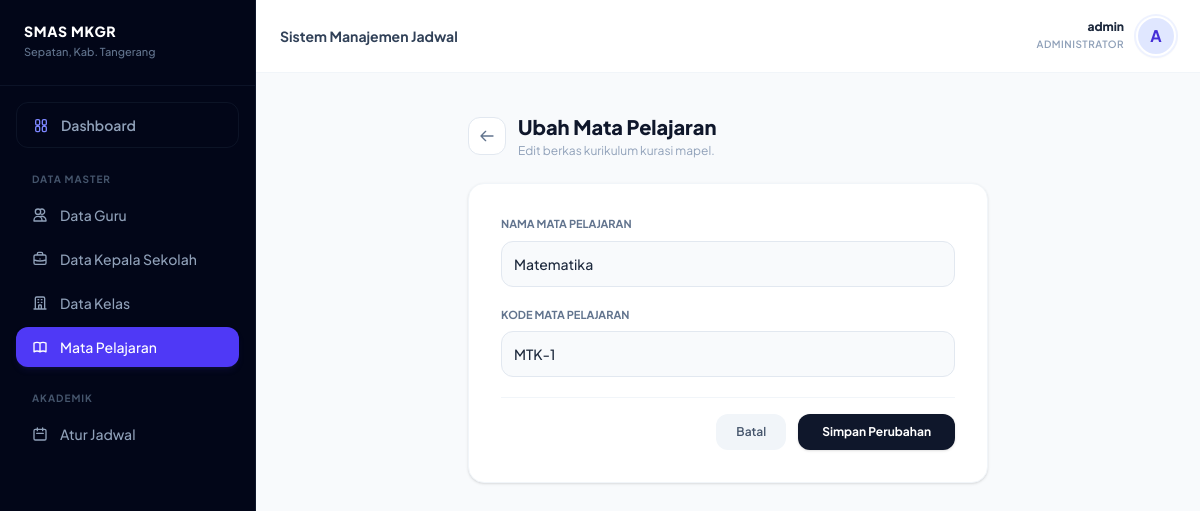
The app's page /edit_mapel.php?id=3 (signed in), older data.
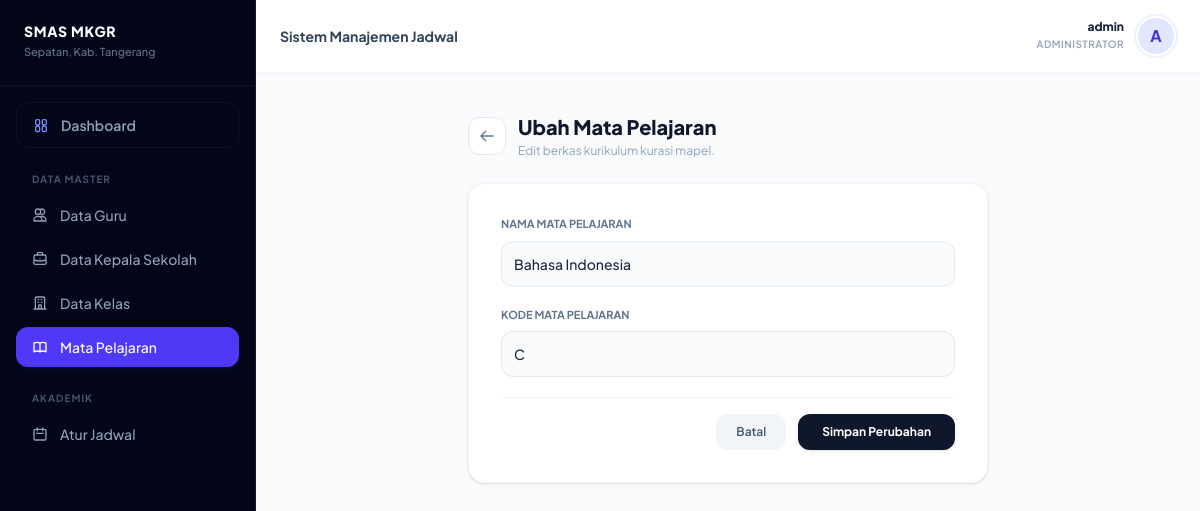
The same page, newer data.
### tables this page shows
CREATE TABLE `mapel` (
  `id` smallint NOT NULL AUTO_INCREMENT,
  `kode_mapel` varchar(15) DEFAULT NULL,
  `nama_mapel` varchar(50) NOT NULL,
  PRIMARY KEY (`id`),
  UNIQUE KEY `kode_mapel` (`kode_mapel`)
);

### edit_mapel.php (the view, shortened to what this page needs)
<?php
require_once 'config/database.php';
$id = mysqli_real_escape_string($db, $_GET['id']);
$query = mysqli_query($db, "SELECT * FROM mapel WHERE id = '$id'");
$row = mysqli_fetch_assoc($query);
?>
<!DOCTYPE html>
<html lang="en" class="h-full bg-slate-50">
<head>
    <link href="css/output.css" rel="stylesheet">
</head>
<body class="h-full antialiased text-slate-800 bg-slate-50/50">
    <div class="flex min-h-screen">
        <?php include 'includes/sidebar.php'; ?>
        <div class="flex-1 min-w-0 h-screen overflow-y-auto bg-slate-50/30 relative">
            <?php include 'includes/header.php'; ?>
            <div class="p-6 md:p-10 max-w-[600px] mx-auto space-y-6">
                <div class="flex items-center gap-3">
                    <a href="mapel.php" class="p-2.5 bg-white border border-slate-200 rounded-xl hover:bg-slate-50 text-slate-500 transition-all">
                        <svg class="w-4 h-4" fill="none" stroke="currentColor" viewBox="0 0 24 24"><path stroke-linecap="round" stroke-linejoin="round" stroke-width="2" d="M10 19l-7-7m0 0l7-7m-7 7h18"></path></svg>
                    </a>
                    <div>
                        <h2 class="text-xl font-extrabold text-slate-900">Ubah Mata Pelajaran</h2>
                        <p class="text-xs text-slate-400 mt-0.5">Edit berkas kurikulum kurasi mapel.</p>
                    </div>
                </div>
                <div class="bg-white p-6 md:p-8 rounded-2xl border border-slate-100 shadow-sm">
                    <form action="" method="POST" class="space-y-5">
                        <div>
                            <label class="block text-[11px] font-bold text-slate-500 uppercase mb-2">Nama Mata Pelajaran</label>
                            <input type="text" name="nama_mapel" value="<?= $row['nama_mapel']; ?>" pattern="[a-zA-Z0-9\s\-]+" oninput="this.value = this.value.replace(/[^a-zA-Z0-9\s\-]/g, '')" title="Nama mata pelajaran hanya boleh berisi huruf, angka, spasi, dan tanda hubung" required class="block w-full text-sm rounded-xl border border-slate-200 p-3 bg-slate-50 outline-none focus:bg-white focus:border-slate-900 transition-all font-medium">
                        </div>
                        <div>
                            <label class="block text-[11px] font-bold text-slate-500 uppercase mb-2">Kode Mata Pelajaran</label>
                            <input type="text" name="kode_mapel" value="<?= $row['kode_mapel']; ?>" placeholder="Contoh: A" required class="block w-full text-sm rounded-xl border border-slate-200 p-3 bg-slate-50 outline-none focus:bg-white focus:border-slate-900 transition-all font-medium">
                        </div>
                        <div class="pt-4 border-t border-slate-100 flex items-center justify-end gap-3">
                            <a href="mapel.php" class="px-5 py-2.5 bg-slate-100 hover:bg-slate-200 text-slate-600 font-semibold text-xs rounded-xl transition-all">Batal</a>
                            <button type="submit" name="update" class="px-6 py-2.5 bg-slate-900 hover:bg-slate-800 text-white font-bold text-xs rounded-xl shadow-sm transition-all">Simpan Perubahan</button>
                        </div>
                    </form>
                </div>
            </div>
        </div>
    </div>
</body>
</html>

Row changes from the older to the newer data that the page shows:
changed mapel: nama_mapel "Matematika" → "Bahasa Indonesia"; kode_mapel "MTK-1" → "C"
